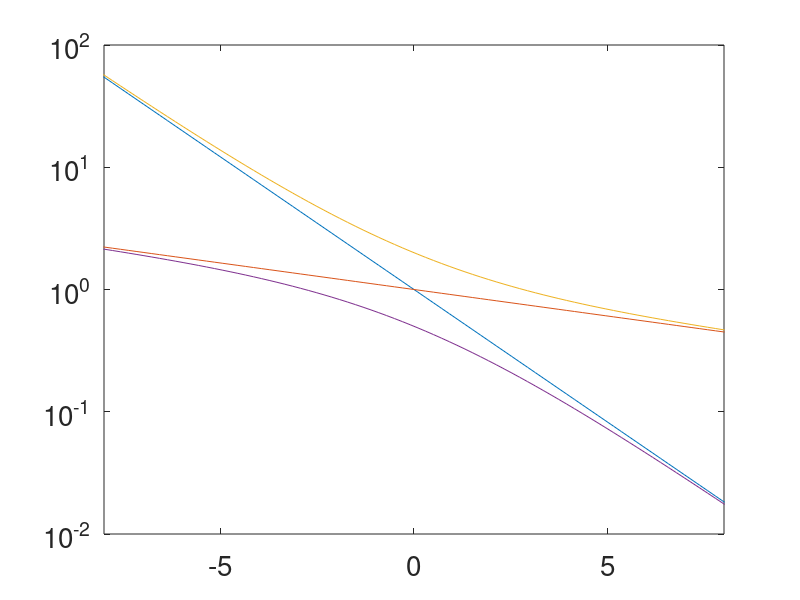

Recreate this plot in MATLAB.
%% del 1, mäta intensitet vid de olika positinoerna
clc;clearvars


W1=1;
W2=(2.5/5.5)^2;
W3=(2.5/8.5)^2;


b=14.1; %per min

W=[W3; W2; W3; W2; W1];

N=[899; 429; 753; 1984; 2970];%per 0.5 min

Int=(N*2-b)./W;

disp(Int.'/1e3)

%% del 2, Halveringstid
clc, clf;clearvars

N=[1120,714, 531,401,320,265,237,210,176,140,146,278,207,209,134,143,147,108,105,93,80,73,60,109,94,64].';
dt=[10*ones(1,11), 20*ones(1,12), 50*ones(1,3)].'/60;
t=(cumsum([0;10+dt(1:end-1)*60])+30)/60+.5*dt;
b=14.1;
A=N./dt-b;

plot(t,A, '-o'), hold on


I2=(15:26);
%C2=[ones(size(I2.')), -t(I2)]\log(A(I2));

[C2, std_2]=lscov([ones(size(I2.')), -t(I2)], log(A(I2)));


T_halv_110= log(2)/C2(2)*60
std_T_halv_110=std_2(2)/C2(2)*T_halv_110



I0=1:8;
plot(t(I0), A(I0)-exp(C2(1)-C2(2)*t(I0)), 'o-')

I1=(1:7);
%C1=[ones(size(I1.')), -t(I1)]\log((A(I1)-exp(C2(1)-C2(2)*t(I1))));
[C1, std_1]=lscov([ones(size(I1.')), -t(I1)],log((A(I1)-exp(C2(1)-C2(2)*t(I1)))));


T_halv_108= log(2)/C1(2)*60
std_T_halv_108= std_1(2)/C1(2)*T_halv_108

%plottar anpassnigar
x=linspace(0,14);
plot(x, exp(C2(1)-C2(2)*x))
plot(x, exp(C1(1)-C1(2)*x))
plot(x, exp(C1(1)-C1(2)*x)+exp(C2(1)-C2(2)*x))

axis([0,14, 1e1, 1e4])

set(gca,'fontsize', 20, 'yscale', 'log', 'xscale', 'lin')


%osäkerhet
sum((A(I2) - exp(C2(1)-C2(2)*t(I2))).^2)/sqrt(length(I2-2))


%% Spara plotdata
koef=[C1.', C2.'];
save('koef.tsv', 'koef', '-ascii')

data=NaN(length(t),4);
data(:, 1:3) = [t,A,t];
data(1:length(I0), 4) = A(I0)-exp(C2(1)-C2(2)*t(I0));
save('data_K6.tsv', 'data', '-ascii')


%% överlagrade exponentialer (enbart teoretiskt)
clc;clf;clearvars

x=linspace(-10,10);
k1=1;%1.1540;
l1=.5;%;1.7414;
k2=1e-0;%0.2624;
l2=.1;%0.2856;


plot(x, k1*exp(-l1*x), x, k2*exp(-l2*x)), hold on
plot(x, k1*exp(-l1*x)+k2*exp(-l2*x))
plot(x, (k1*exp(l1*x)+k2*exp(l2*x)).^-1)

axis([-8,8, 1e-2, 1e2])

set(gca,'fontsize', 20, 'yscale', 'log', 'xscale', 'lin')










